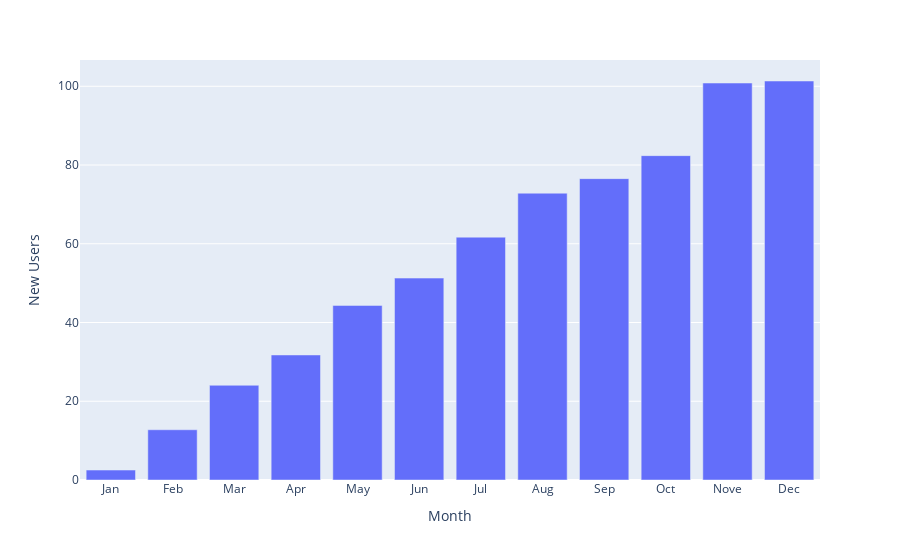

The cell this chart's notebook holds for it:
### Code cell
linear_values = np.linspace(1, 100, num=12)

# Add some randomness (e.g., uniform noise between -5 and 5)
random_noise = np.random.uniform(0, 10, size=12)
noisy_values = linear_values + random_noise

data = {
    "Month": ["Jan", "Feb", "Mar", "Apr", "May", "Jun", "Jul", "Aug", "Sep", "Oct", "Nove", "Dec"],
    "New Users": noisy_values  # Example values
}
uptime_df = pd.DataFrame(data)
figure=px.bar(
              uptime_df, x="Month", y="New Users"
            )
figure.show()

### Figure 1 — Plotly figure (JSON) as saved in the notebook; plotly's stock layout.template omitted (floating-point values rounded to 4 significant figures)
{"data": [{"alignmentgroup": "True", "hovertemplate": "Month=%{x}<br>New Users=%{y}<extra></extra>", "legendgroup": "", "marker": {"color": "#636efa", "pattern": {"shape": ""}}, "name": "", "offsetgroup": "", "orientation": "v", "showlegend": false, "textposition": "auto", "type": "bar", "x": ["Jan", "Feb", "Mar", "Apr", "May", "Jun", "Jul", "Aug", "Sep", "Oct", "Nove", "Dec"], "xaxis": "x", "y": [2.529, 12.76, 24.06, 31.76, 44.34, 51.28, 61.68, 72.85, 76.54, 82.39, 100.8, 101.3], "yaxis": "y"}], "layout": {"barmode": "relative", "legend": {"tracegroupgap": 0}, "margin": {"t": 60}, "xaxis": {"anchor": "y", "domain": [0, 1], "title": {"text": "Month"}}, "yaxis": {"anchor": "x", "domain": [0, 1], "title": {"text": "New Users"}}}}
